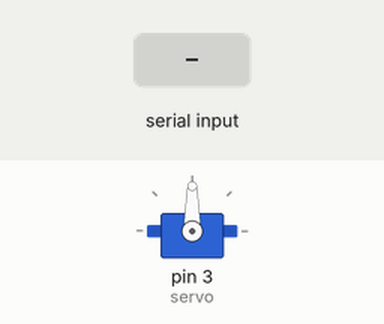
Simulated run of this sketch. Board: Arduino Uno, built with avr-gcc and run on an emulated ATmega328P. On the bench: servo. Inputs (shaded band) come from the test bench.

Above: at 1.2 s.
1.3 s: "1" received over Serial
At 2.5 s:
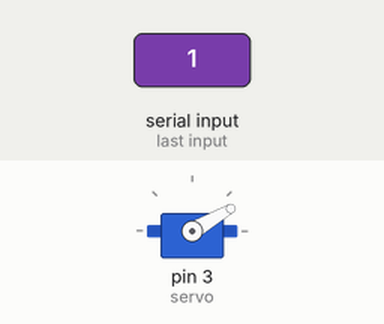
2.8 s: "2" received over Serial
At 3.8 s:
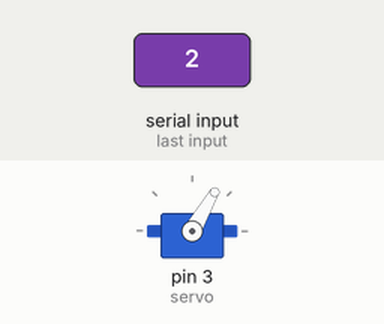
4.3 s: "3" received over Serial
At 5.0 s:
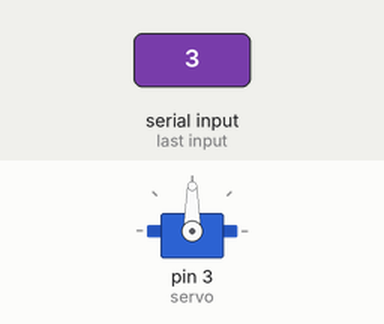
Timing chart, 0 to 7.3 s (numbered marks = the images above; inputs shaded):
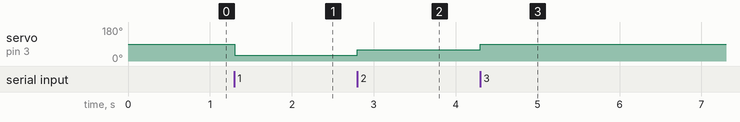

The sketch:

20201112_Servo_Serial.ino
```cpp
#include <Servo.h>
Servo servo;

void setup() {
  servo.attach(3);
  Serial.begin(9600);

}

void loop() {
  if(Serial.available())
  {
    int angle = Serial.read();
    if(angle == '1')
    {
      servo.write(30);
    }
    if(angle == '2')
    {
      servo.write(60);
    }
    if(angle == '3')
    {
      servo.write(90);
    }
  }
}
```

Measured:
- after the input at 1.3 s, servo on pin 3 (servo): 90° → 30° at once
- after the input at 2.8 s, servo on pin 3 (servo): 30° → 60° at once
- after the input at 4.3 s, servo on pin 3 (servo): 60° → 90° at once
